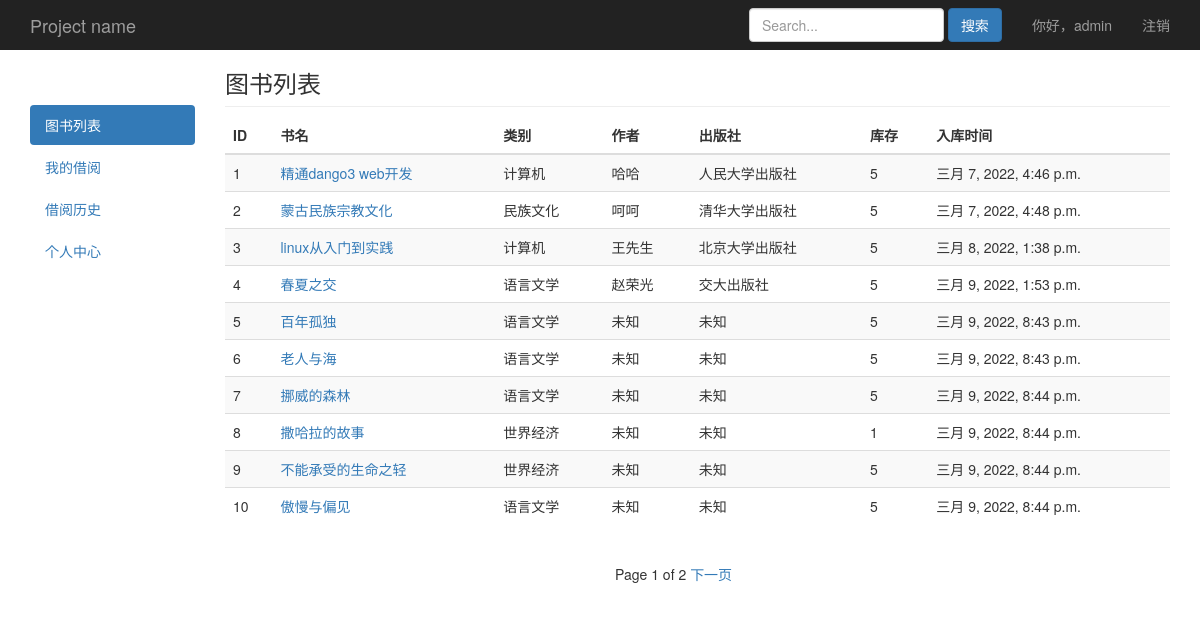
Page /book/list/ (signed in) on the committed database.
### book/models.py (models this page shows, shortened)
class User(AbstractUser):
    choice_gender = (
        ('male','男'),
        ('female','女'),
    )
    gender = models.CharField(max_length=6,choices=choice_gender,default='male',verbose_name='性别')
    mobile = models.IntegerField(null=True,blank=False,verbose_name='手机号')
    class Meta:
        verbose_name_plural = '用户'
    def __str__(self):
        return self.username

class Book(models.Model):
    name = models.CharField(max_length=30,blank=False,verbose_name='书名')
    category = models.ForeignKey(Category,on_delete=models.CASCADE,default='',blank=False,related_name='books_category',verbose_name='类别')
    author = models.CharField(max_length=30,null=True,blank=False,verbose_name='作者')
    publisher = models.CharField(max_length=30,null=True,blank=False,verbose_name='出版社')
    count = models.IntegerField(default=1,verbose_name='库存')
    img = models.ImageField(upload_to='book_img/%Y/%m/%d/',blank=True,null=True,default='book_img/default.jpg',verbose_name='书籍图片')
    content = models.TextField(null=True,blank=True,verbose_name='内容简介')
    create_time = models.DateTimeField(auto_now_add=True,verbose_name='入库时间')
    class Meta:
        verbose_name_plural = '图书列表'

class Category(models.Model):
    name = models.CharField(max_length=20,blank=True,verbose_name='图书类别')
    class Meta:
        verbose_name_plural = '图书类别'
    def __str__(self):
        return self.name

### book/views.py (the view)
# urls.py: path('book/list/',views.book_list,name='book_list'),
@login_required
def book_list(request):
	obj_book = Book.objects.all()
	paginator = Paginator(obj_book,10)
	page = request.GET.get('page')
	try:
		obj_book = paginator.page(page)
	except PageNotAnInteger:
		obj_book = paginator.page(1)
	except EmptyPage:
		obj_book = paginator.page(paginator.num_pages)
	return render(request,'book/list.html',locals())

### book/templates/book/list.html (shortened to what this page needs)
{% extends "book/base.html" %}
{% block nav %}
<ul class="nav nav-pills nav-stacked">
  <li class="active"><a href="/">图书列表<span class="sr-only">(current)</span></a></li>
  <li><a href="/book/myborrow/">我的借阅</a></li>
  <li><a href="/book/borrowrecord/">借阅历史</a></li>
  <li><a href="/book/usercenter/">个人中心</a></li>
</ul>
{% endblock %}
{% block content %}
        <h3 class="sub-header">图书列表</h3>
        <div class="table-responsive">
          <table class="table table-striped">
            <thead>
              <tr>
                <th>ID</th>
                <th>书名</th>
                <th>类别</th>
                <th>作者</th>
                <th>出版社</th>
                <th>库存</th>
                <th>入库时间</th>
              </tr>
            </thead>
            <tbody>
              {% for b in obj_book %}
              <tr>
                <td>{{b.id}}</td>
                <td><a href="/book/{{b.id}}/detail/">{{b.name}}</a></td>
                <td>{{b.category}}</td>
                <td>{{b.author}}</td>
                <td>{{b.publisher}}</td>
                {% if b.count == 0 %}
                <td style="color:red">{{b.count}}</td>
                {% else %}
                <td>{{b.count}}</td>
                {% endif %}
                <td>{{b.create_time}}</td>
              </tr>
              {% endfor %}
            </tbody>
          </table>
        </div>
      </div>
    </div>
{% endblock %}
{% block page %}
        <div class="pagination">
          <span class="step-links">
            {% if obj_book.paginator.num_pages > 1 %}
            <span class="current">
              Page {{ obj_book.number }} of {{ obj_book.paginator.num_pages }}
            </span>
            {% endif %}
            {% if obj_book.has_next %}
            <a href="?page={{ obj_book.next_page_number }}">下一页</a>
            {% endif %}
          </span>
        </div>
{% endblock %}

### book/templates/book/base.html (shortened to what this page needs)
{% load static %}
<!doctype html>
<html lang="en">
<head>
  <link href="{% static "bootstrap-3.4.1-dist/css/bootstrap.min.css" %}" rel="stylesheet">
  <link href="{% static "css/style.css" %}" rel="stylesheet">
</head>
<body>
  <nav class="navbar navbar-inverse navbar-fixed-top">
    <div class="container">
      <div class="navbar-header">
        <a class="navbar-brand" href="/">Project name</a>
      </div>
      <div id="navbar" class="navbar-collapse collapse">
        <ul class="nav navbar-nav navbar-right">
          <li><a>你好，{{request.user}}</a></li>
          <li><a href="/logout/">注销</a></li>
        </ul>
        <form class="navbar-form navbar-right">
          <input type="text" class="form-control" placeholder="Search...">
          <button type="submit" class="btn btn-primary">搜索</button>
        </form>
      </div>
    </div>
  </nav>
  <div class="container">
    <div class="row">
      <div class="col-md-2">
        <div style="padding-top:55px"></div>
        {% block nav %} {% endblock %}
      </div>
      <div class="col-md-10">
        {% block content %}{% endblock %}
      </div>
    <div class="row">
      <div class="col-md-6"></div>
      <div class="col-md-6">
        {% block page %}{% endblock %}
      </div>
    </div>
</body>
</html>

### book/static/css/style.css (style rules this page uses)
body { padding-top: 50px; }
.sub-header { padding-bottom: 10px; border-bottom: 1px solid #eee; }
.navbar-fixed-top { border: 0; }

### rows in the picture
User: user "admin"
Book: id "1", name "精通dango3 web开发", category "计算机", author "哈哈", publisher "人民大学出版社", count "5", create_time "三月 7, 2022, 4:46 p.m."
Book: id "2", name "蒙古民族宗教文化", category "民族文化", author "呵呵", publisher "清华大学出版社", count "5", create_time "三月 7, 2022, 4:48 p.m."
Book: id "3", name "linux从入门到实践", category "计算机", author "王先生", publisher "北京大学出版社", count "5", create_time "三月 8, 2022, 1:38 p.m."
Book: id "4", name "春夏之交", category "语言文学", author "赵荣光", publisher "交大出版社", count "5", create_time "三月 9, 2022, 1:53 p.m."
Book: id "5", name "百年孤独", category "语言文学", author "未知", publisher "未知", count "5", create_time "三月 9, 2022, 8:43 p.m."
Book: id "6", name "老人与海", category "语言文学", author "未知", publisher "未知", count "5", create_time "三月 9, 2022, 8:43 p.m."
Book: id "7", name "挪威的森林", category "语言文学", author "未知", publisher "未知", count "5", create_time "三月 9, 2022, 8:44 p.m."
Book: id "8", name "撒哈拉的故事", category "世界经济", author "未知", publisher "未知", count "1", create_time "三月 9, 2022, 8:44 p.m."
Book: id "9", name "不能承受的生命之轻", category "世界经济", author "未知", publisher "未知", count "5", create_time "三月 9, 2022, 8:44 p.m."
Book: id "10", name "傲慢与偏见", category "语言文学", author "未知", publisher "未知", count "5", create_time "三月 9, 2022, 8:44 p.m."

### other values in the picture
{{ obj_book.number }} "1"
{{ obj_book.paginator.num_pages }} "2"
